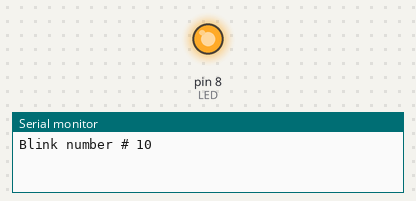
Bench run of a sketch on a simulated Arduino Uno, built with avr-gcc and run on an emulated ATmega328P. Parts: output pins drawn as LEDs (lit = HIGH), the last lines printed to the serial monitor.

Above: at 0.1 s.
At 39.83 s:
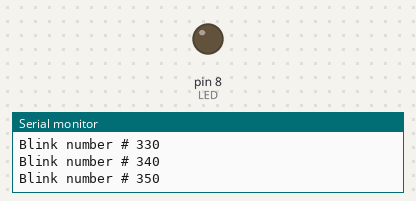
Timing chart, 0 to 40.0 s (numbered marks = the images above):
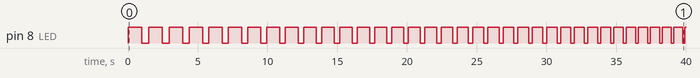

Measured:
- by itself, pin 8 (LED): repeats every 1.5 s: LOW 0.49 s, HIGH 0.98 s

The sketch:

LED_Serial.ino
```cpp
#define LED 8
int counter=0;
void setup() {
  // put your setup code here, to run once:
  pinMode(LED,OUTPUT);
  Serial.begin(9600);
  Serial.println("");
}

void loop() {
  // put your main code here, to run repeatedly:
  counter = counter + 10;
  Serial.print("Blink number # ");
  Serial.println(counter);
  digitalWrite(LED,HIGH);
  delay(1000-counter);
  digitalWrite(LED,LOW);
  delay(500-counter);
}
```
